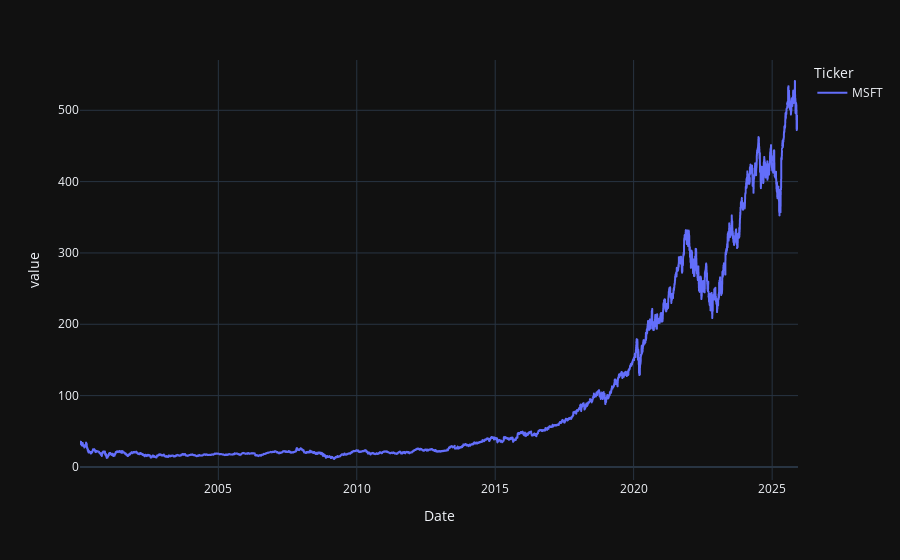

This figure's notebook cell:
### Code cell
df['Close'].plot()

### Figure 1 — Plotly figure (JSON) as saved in the notebook; plotly's stock layout.template omitted (floating-point values rounded to 4 significant figures; data arrays with more than 128 entries replaced by an {"elided": "..."} marker saying what was removed)
{"data": [{"hovertemplate": "Ticker=MSFT<br>Date=%{x}<br>value=%{y}<extra></extra>", "legendgroup": "MSFT", "line": {"color": "#636efa", "dash": "solid"}, "marker": {"symbol": "circle"}, "mode": "lines", "name": "MSFT", "showlegend": true, "type": "scattergl", "x": {"elided": "6523 str values"}, "xaxis": "x", "y": {"elided": "6523 float values"}, "yaxis": "y"}], "layout": {"legend": {"title": {"text": "Ticker"}, "tracegroupgap": 0}, "margin": {"t": 60}, "xaxis": {"anchor": "y", "domain": [0, 1], "title": {"text": "Date"}}, "yaxis": {"anchor": "x", "domain": [0, 1], "title": {"text": "value"}}}}
